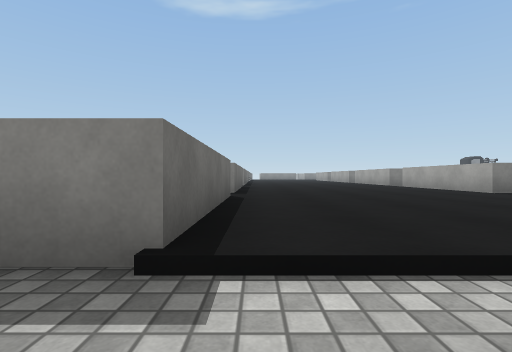
[1] (above)

24 first-person views from a walk through a scene from a Unity 3-D project. The camera is 0.49 m above the floor, looks level and sees 85° across. The floor is counted in squares, 1 m on a side. Each view is taken from the middle of a square. On the plan, view 1 faces up. The plan holds only what a view shows up to about 9 squares ahead; the rest is blank. The place goes on beyond the plan. Surface patterns are stand-ins for the level's own textures.

[2]
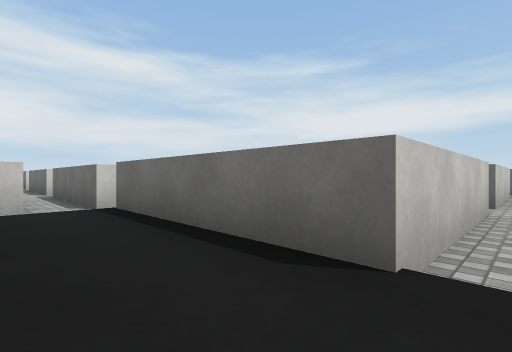

[3]
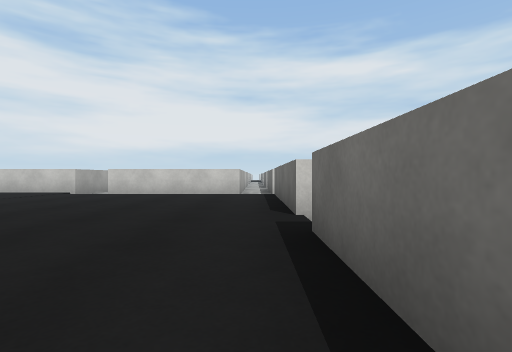

[4]
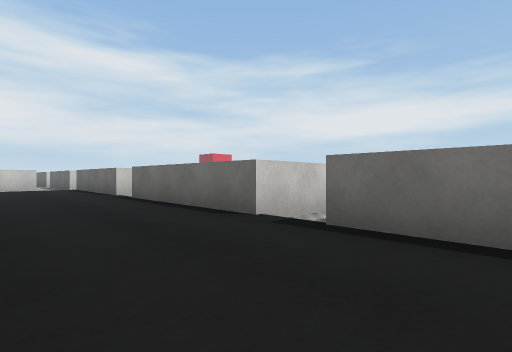

[5]
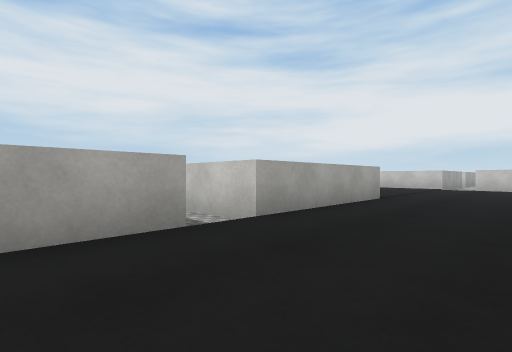

[6]
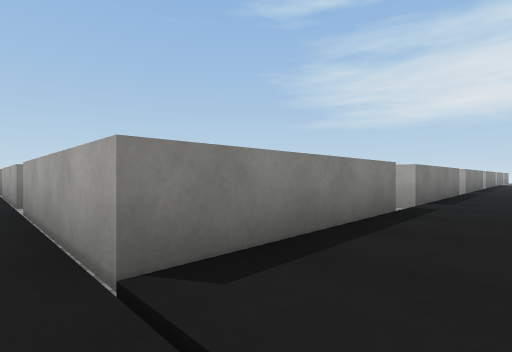

[7]
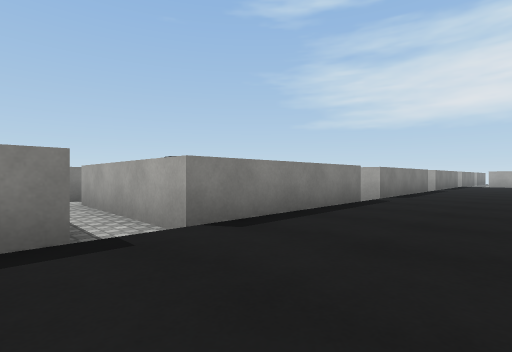

[8]
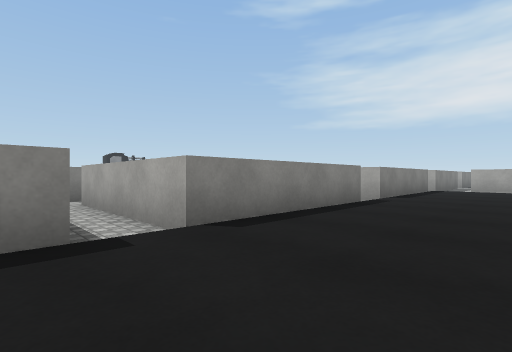

[9]
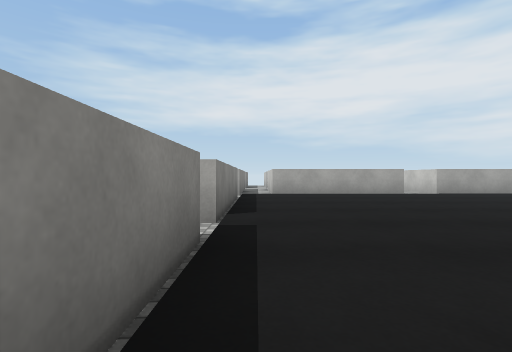

[10]
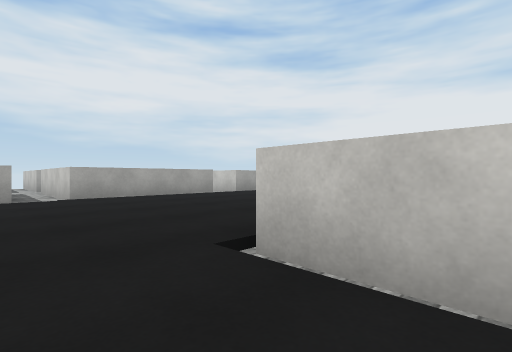

[11]
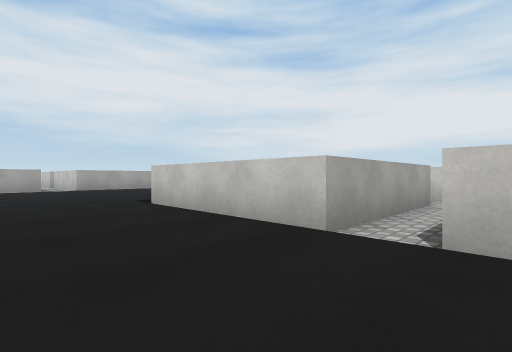

[12]
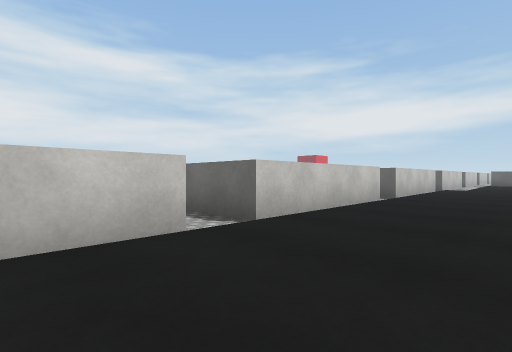

[13]
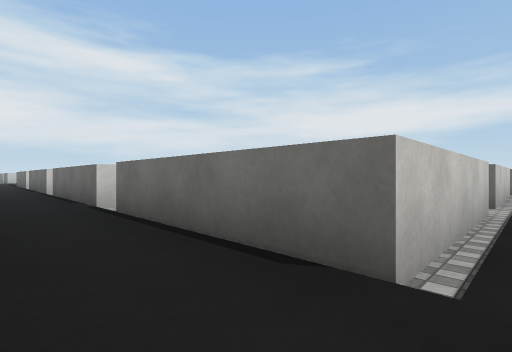

[14]
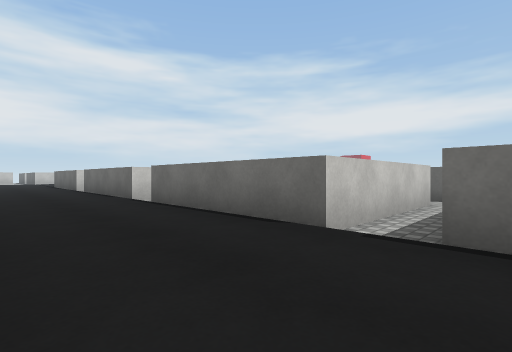

[15]
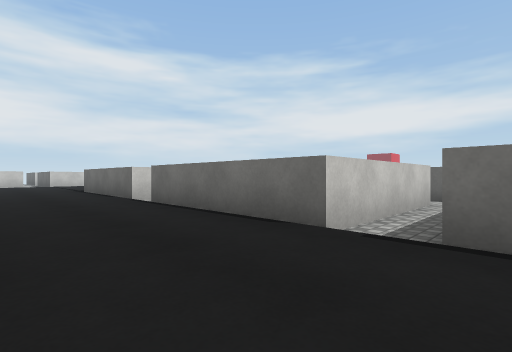

[16]
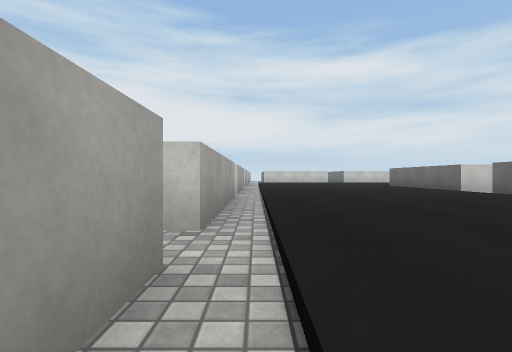

[17]
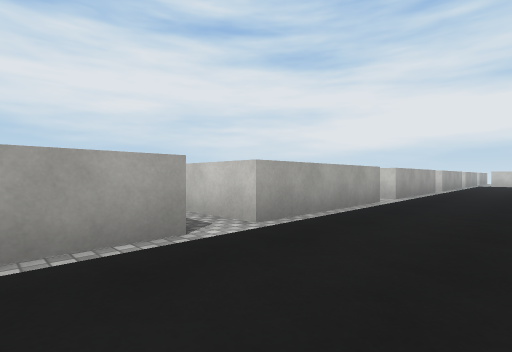

[18]
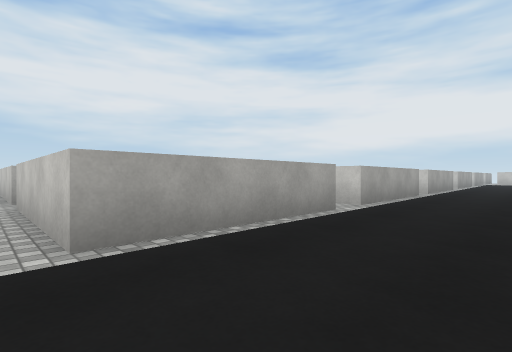

[19]
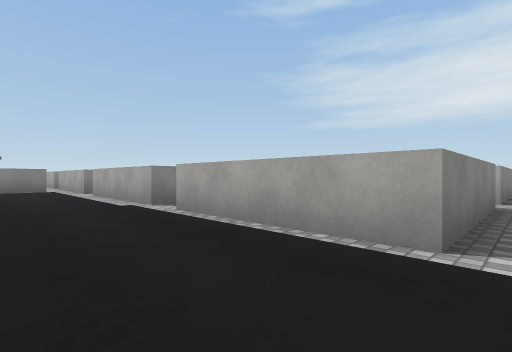

[20]
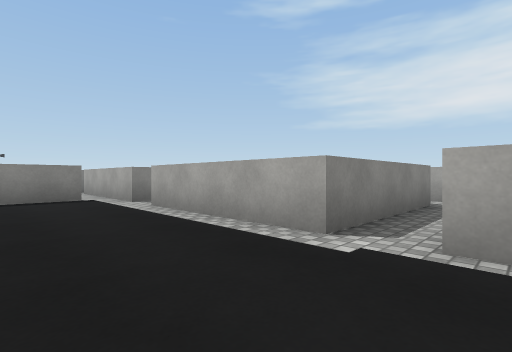

[21]
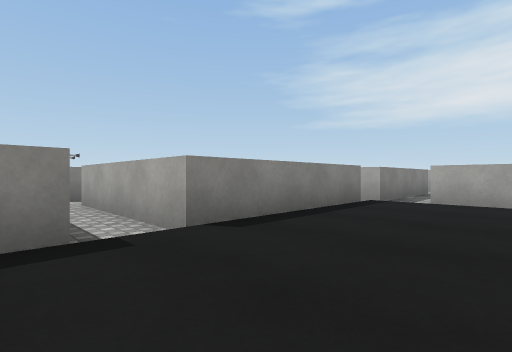

[22]
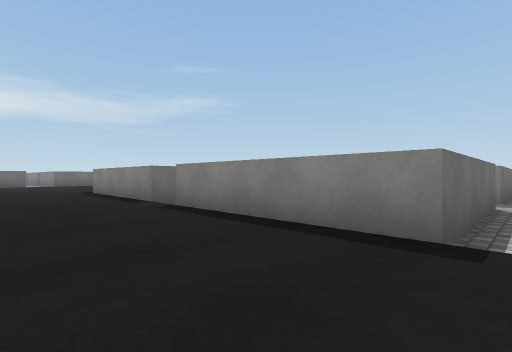

[23]
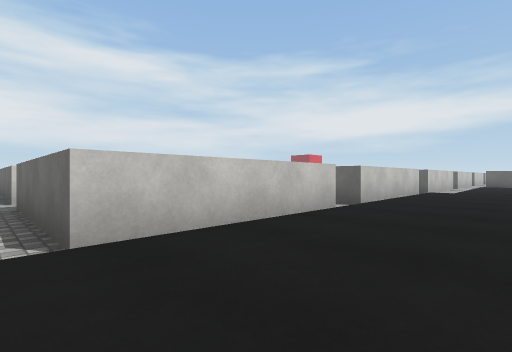

[24]
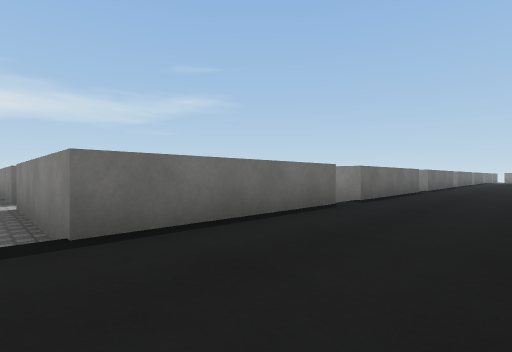

### Floor plan
Key: @ floor where view 1 was taken; # wall or solid block; . main floor; - floor 0.1 m lower than the main floor; / step, stairs or slope; ^ raised ledge.
Columns run from 9 left of view 1 to 29 right of it. Each row starts with its distance up from view 1.
 15         #...   #       ^
 14         ^...   #       #
 13         ^......#       #-
 12         ^......#    #  #-#    #
 11        --......--  --   --   --
 10        ##......##  -#  #-#   -#   -#
  9         ^......#   -#  #-#   -#   -#
  8         ^......#   -#  #-#   -#   -#
  7 ####-###^......####-####-####-####-####
  6  --------.........................-----
  5 ####-####.........................-#
  4         ^.........................-#
  3         ^.........................-#
  2         ^.........................-####
  1         ---    //////////////...../----
  0         #@#### ####-####-####...../####
 -1         #-             #-#  #...../#
 -2         #-             #-#  #...../#
 -3         #-             #-#  #...../####
 -4          -             ------...../----
 -5         #-             #-####...../####
 -6                        #-   #...../#
 -7                        #    #...../#
 -8                        #    #...../#
 -9                         -----...../--
-10                        #-####...../##
-11                             #...../#
-12                             #...../#
-13                             #...../#
-14                              ...../-
-15                             #...../#
-16                             #...../#

Positions as (right, up) in squares from view 1, and headings:
1: (0, 0), facing up
2: (1, 6), facing down-left
3: (0, 9), facing down
4: (2, 13), facing down-left
5: (3, 13), facing down-right
6: (5, 5), facing up-right
7: (9, 4), facing up-right
8: (14, 4), facing up-right
9: (17, 6), facing right
10: (18, 2), facing down-right
11: (14, 3), facing down-right
12: (17, 3), facing down-left
13: (21, 1), facing down-left
14: (22, -3), facing down-left
15: (22, -8), facing down-left
16: (25, -7), facing down
17: (23, -7), facing down-right
18: (23, -4), facing down-right
19: (23, -4), facing up-right
20: (23, 0), facing up-right
21: (19, 4), facing up-right
22: (15, 4), facing up-left
23: (15, 3), facing down-left
24: (2, 6), facing up-left
